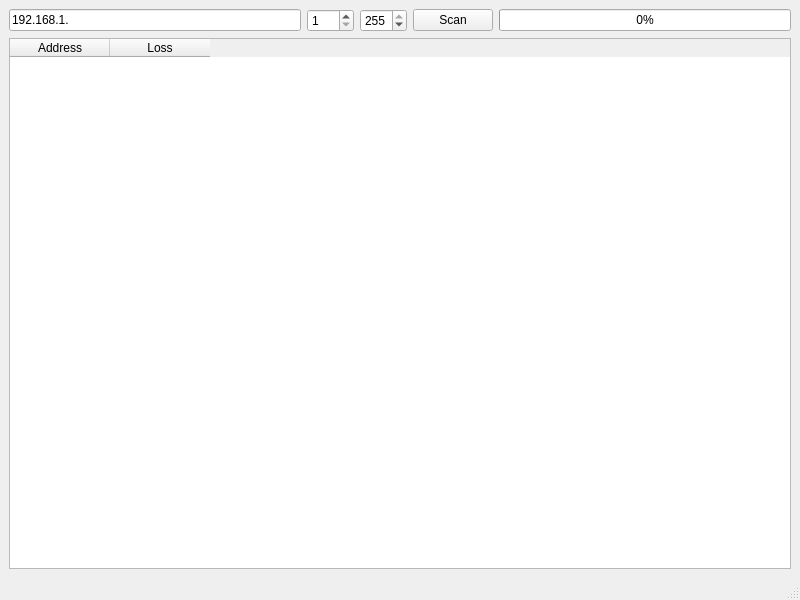
<?xml version="1.0" encoding="UTF-8"?>
<ui version="4.0">
 <class>MainWindow</class>
 <widget class="QMainWindow" name="MainWindow">
  <property name="geometry">
   <rect>
    <x>0</x>
    <y>0</y>
    <width>800</width>
    <height>600</height>
   </rect>
  </property>
  <property name="windowTitle">
   <string>MainWindow</string>
  </property>
  <widget class="QWidget" name="centralwidget">
   <layout class="QVBoxLayout" name="verticalLayout_2">
    <item>
     <layout class="QVBoxLayout" name="verticalLayout">
      <item>
       <layout class="QHBoxLayout" name="horizontalLayout">
        <item>
         <widget class="QLineEdit" name="lineEdit">
          <property name="text">
           <string>192.168.1.</string>
          </property>
         </widget>
        </item>
        <item>
         <widget class="QSpinBox" name="spinBox">
          <property name="minimum">
           <number>1</number>
          </property>
          <property name="maximum">
           <number>255</number>
          </property>
         </widget>
        </item>
        <item>
         <widget class="QSpinBox" name="spinBox_2">
          <property name="minimum">
           <number>2</number>
          </property>
          <property name="maximum">
           <number>255</number>
          </property>
          <property name="value">
           <number>255</number>
          </property>
         </widget>
        </item>
        <item>
         <widget class="QPushButton" name="pushButton">
          <property name="text">
           <string>Scan</string>
          </property>
         </widget>
        </item>
        <item>
         <widget class="QProgressBar" name="progressBar">
          <property name="value">
           <number>0</number>
          </property>
         </widget>
        </item>
       </layout>
      </item>
      <item>
       <widget class="QTableWidget" name="tableWidget">
        <column>
         <property name="text">
          <string>Address</string>
         </property>
        </column>
        <column>
         <property name="text">
          <string>Loss</string>
         </property>
        </column>
       </widget>
      </item>
     </layout>
    </item>
   </layout>
  </widget>
  <widget class="QMenuBar" name="menubar">
   <property name="geometry">
    <rect>
     <x>0</x>
     <y>0</y>
     <width>800</width>
     <height>26</height>
    </rect>
   </property>
  </widget>
  <widget class="QStatusBar" name="statusbar"/>
 </widget>
 <resources/>
 <connections/>
</ui>
